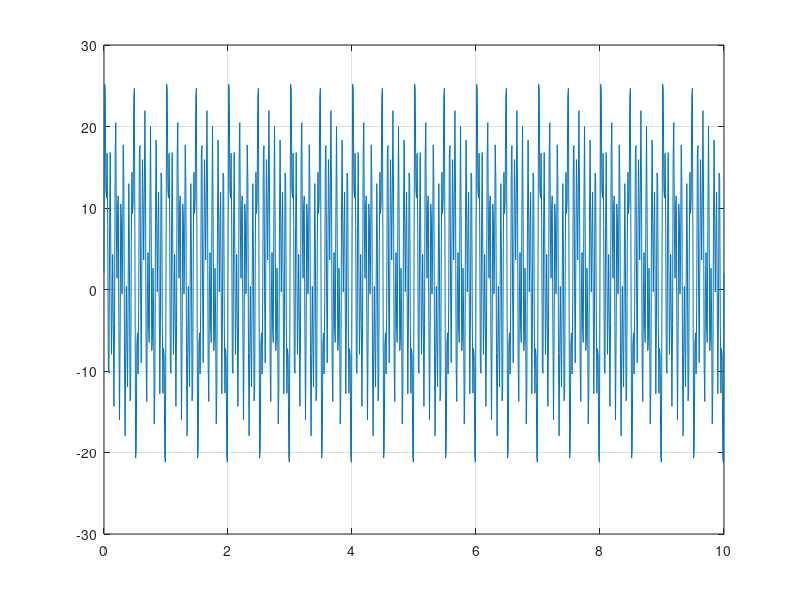
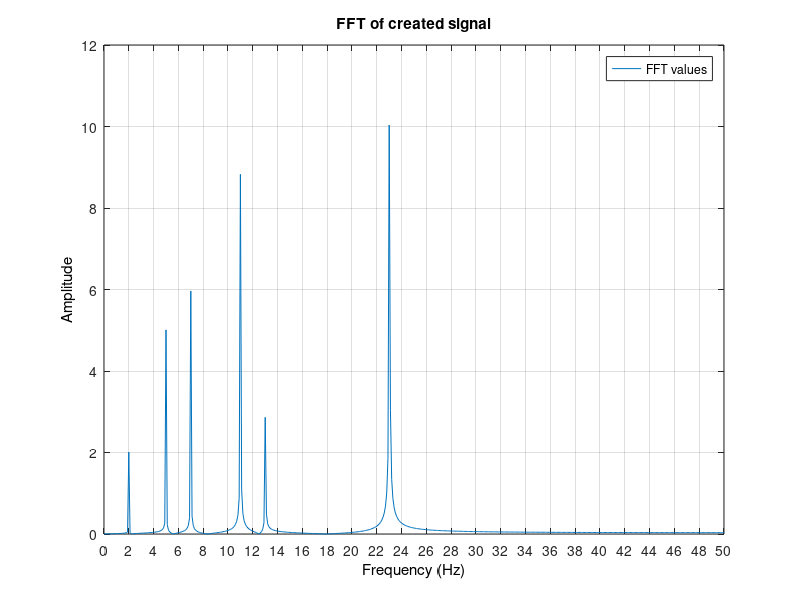

Reproduce these figures in MATLAB, in order. (Note: this script raises an error after producing the figures.)

%% Prepare parameters to create test signal

f = [2 5 13 11 7 23];	% frequencies (Hz)
A = [2 5 3   9 6 11];	% Amplitudes

w = 2*pi*f;	%	Radial frequencies omega = 2*pi*f

%% Create and plot test signal based on parameters above

t = 0: 0.01: 10; 	%	10 seconds, sampled at 100Hz. => Nyquist freq = 50Hz.

for k = 1: length(f)
	xx(:,k) = A(k)*sin(w(k)*t);		%	Create each individual signal component
end

x = zeros(size(xx,1),1);			%	Variable for combined signal
for k = 1: size(xx,2)

	x(:,1) = x(:,1) + xx(:,k);		%	Add each component to combined signal.
end

x = x + 2;	%	Add bias

fH1 = figure; plot(t,x); grid on;

%% Perform FFT and plot based on created signal

NN = length(x); TT = t(end)-t(1);f0=1/TT;
freq = 0:f0:(NN-1)*f0;

datavg = mean(x);					%	Remove bias
x = x - datavg;

dat(:,1) = freq;
dat(:,2) = abs(fft(x))*2/NN;		%	Actual FFT function call. 2/NN is the scaling factor to get the amplitude right.

dat1(:,1) = dat(1:ceil(length(dat)/2),1);	%	Remove everything above Nyquist Frequency (half of max frequency)
dat1(:,2) = dat(1:ceil(length(dat)/2),2);

fH2 = figure; plot(dat1(:,1),dat1(:,2));
grid on;

%%

figure(fH2);
title('FFT of created signal');
set(get(gca,'XLabel'),'String','Frequency (Hz)');
set(get(gca,'YLabel'),'String','Amplitude');
% legend('FFT values','Location','NorthEastOutside');
legend('FFT values','Location','NorthEast');

xlm = get(gca,'xlim');
set(gca,'XTick',0:2:max(xlm));

ylm = get(gca,'ylim');
set(gca,'YTick',0:2:max(ylm));

prettyPlot;


%%

freqList = f';
ampList = A';

%%

clear f A w t k xx x
clear NN TT f0 freq datavg dat dat1